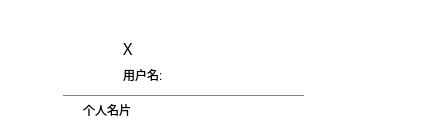
<?xml version="1.0" encoding="UTF-8"?>
<ui version="4.0">
 <class>ItemWidgetUserCardLeft</class>
 <widget class="QWidget" name="ItemWidgetUserCardLeft">
  <property name="geometry">
   <rect>
    <x>0</x>
    <y>0</y>
    <width>428</width>
    <height>130</height>
   </rect>
  </property>
  <property name="windowTitle">
   <string>ItemWidgetUserCardLeft</string>
  </property>
  <property name="styleSheet">
   <string notr="true">QWidget
{
	font-family: &quot;Microsoft YaHei&quot;;
	background-color: rgba(0, 0, 0, 0);
}


#labelName
{
	color: rgb(144, 144, 144);
}

#frame_2
{	
	border-image: url(:/image/resource/popo copy.png);
 	border-top-width:10px;
    border-bottom-width: 10px;

    border-left-width: 10px;
 	border-right-width:10px;

	margin-bottom:-4px;
}

#frame_3
{	
	border-image: url(:/image/resource/popo copy.png);
 	border-top-width:10px;
    border-bottom-width:4px;

    border-left-width: 10px;
 	border-right-width:10px;

	margin-top:-10px;
	padding-top:5px;
}

#frameLine
{
	border:none;

	min-height:1px;
	max-height:1px;
	margin-left:5px;
	background-color: gray;
}
</string>
  </property>
  <layout class="QVBoxLayout" name="verticalLayout_3">
   <property name="spacing">
    <number>2</number>
   </property>
   <property name="topMargin">
    <number>2</number>
   </property>
   <property name="bottomMargin">
    <number>2</number>
   </property>
   <item>
    <widget class="QLabel" name="labelName">
     <property name="font">
      <font>
       <family>Microsoft YaHei</family>
      </font>
     </property>
     <property name="text">
      <string/>
     </property>
     <property name="indent">
      <number>50</number>
     </property>
    </widget>
   </item>
   <item>
    <layout class="QHBoxLayout" name="horizontalLayout">
     <item>
      <layout class="QVBoxLayout" name="verticalLayout">
       <property name="spacing">
        <number>0</number>
       </property>
       <item>
        <widget class="JChat::Label" name="label">
         <property name="minimumSize">
          <size>
           <width>40</width>
           <height>40</height>
          </size>
         </property>
         <property name="maximumSize">
          <size>
           <width>40</width>
           <height>40</height>
          </size>
         </property>
         <property name="text">
          <string/>
         </property>
         <property name="pixmap">
          <pixmap resource="Resource.qrc">:/image/resource/Avatar60px.png</pixmap>
         </property>
         <property name="scaledContents">
          <bool>true</bool>
         </property>
        </widget>
       </item>
       <item>
        <spacer name="verticalSpacer">
         <property name="orientation">
          <enum>Qt::Vertical</enum>
         </property>
         <property name="sizeType">
          <enum>QSizePolicy::MinimumExpanding</enum>
         </property>
         <property name="sizeHint" stdset="0">
          <size>
           <width>40</width>
           <height>5</height>
          </size>
         </property>
        </spacer>
       </item>
      </layout>
     </item>
     <item>
      <widget class="QFrame" name="frameF">
       <property name="minimumSize">
        <size>
         <width>250</width>
         <height>105</height>
        </size>
       </property>
       <property name="maximumSize">
        <size>
         <width>250</width>
         <height>105</height>
        </size>
       </property>
       <property name="frameShape">
        <enum>QFrame::StyledPanel</enum>
       </property>
       <property name="frameShadow">
        <enum>QFrame::Raised</enum>
       </property>
       <layout class="QVBoxLayout" name="verticalLayout_2">
        <property name="spacing">
         <number>0</number>
        </property>
        <property name="leftMargin">
         <number>0</number>
        </property>
        <property name="topMargin">
         <number>2</number>
        </property>
        <property name="rightMargin">
         <number>2</number>
        </property>
        <property name="bottomMargin">
         <number>2</number>
        </property>
        <item>
         <widget class="QFrame" name="frame_2">
          <property name="sizePolicy">
           <sizepolicy hsizetype="Preferred" vsizetype="MinimumExpanding">
            <horstretch>0</horstretch>
            <verstretch>0</verstretch>
           </sizepolicy>
          </property>
          <property name="frameShape">
           <enum>QFrame::StyledPanel</enum>
          </property>
          <property name="frameShadow">
           <enum>QFrame::Raised</enum>
          </property>
          <layout class="QHBoxLayout" name="horizontalLayout_3">
           <property name="spacing">
            <number>6</number>
           </property>
           <property name="leftMargin">
            <number>9</number>
           </property>
           <property name="topMargin">
            <number>2</number>
           </property>
           <property name="rightMargin">
            <number>2</number>
           </property>
           <property name="bottomMargin">
            <number>2</number>
           </property>
           <item>
            <widget class="QLabel" name="labelAvatar">
             <property name="minimumSize">
              <size>
               <width>40</width>
               <height>40</height>
              </size>
             </property>
             <property name="maximumSize">
              <size>
               <width>40</width>
               <height>40</height>
              </size>
             </property>
             <property name="text">
              <string/>
             </property>
             <property name="pixmap">
              <pixmap resource="Resource.qrc">:/image/resource/Avatar60px.png</pixmap>
             </property>
             <property name="scaledContents">
              <bool>true</bool>
             </property>
            </widget>
           </item>
           <item>
            <layout class="QVBoxLayout" name="verticalLayout_5">
             <property name="spacing">
              <number>2</number>
             </property>
             <item>
              <widget class="JChat::ElidedLabel" name="labelDisplayName">
               <property name="sizePolicy">
                <sizepolicy hsizetype="Preferred" vsizetype="Preferred">
                 <horstretch>0</horstretch>
                 <verstretch>0</verstretch>
                </sizepolicy>
               </property>
               <property name="font">
                <font>
                 <family>Microsoft YaHei</family>
                 <pointsize>12</pointsize>
                </font>
               </property>
               <property name="text">
                <string>X</string>
               </property>
               <property name="alignment">
                <set>Qt::AlignLeading|Qt::AlignLeft|Qt::AlignVCenter</set>
               </property>
              </widget>
             </item>
             <item>
              <widget class="QLabel" name="labelUserName">
               <property name="text">
                <string>用户名:</string>
               </property>
              </widget>
             </item>
            </layout>
           </item>
          </layout>
         </widget>
        </item>
        <item>
         <widget class="QFrame" name="frameLine">
          <property name="frameShape">
           <enum>QFrame::StyledPanel</enum>
          </property>
          <property name="frameShadow">
           <enum>QFrame::Raised</enum>
          </property>
         </widget>
        </item>
        <item>
         <widget class="QFrame" name="frame_3">
          <property name="frameShape">
           <enum>QFrame::StyledPanel</enum>
          </property>
          <property name="frameShadow">
           <enum>QFrame::Raised</enum>
          </property>
          <layout class="QHBoxLayout" name="horizontalLayout_2">
           <property name="leftMargin">
            <number>15</number>
           </property>
           <property name="topMargin">
            <number>0</number>
           </property>
           <property name="rightMargin">
            <number>0</number>
           </property>
           <property name="bottomMargin">
            <number>0</number>
           </property>
           <item>
            <widget class="QLabel" name="labelT">
             <property name="text">
              <string>个人名片</string>
             </property>
            </widget>
           </item>
          </layout>
         </widget>
        </item>
       </layout>
      </widget>
     </item>
     <item>
      <layout class="QVBoxLayout" name="verticalLayout_4">
       <property name="spacing">
        <number>1</number>
       </property>
       <property name="leftMargin">
        <number>10</number>
       </property>
       <property name="topMargin">
        <number>5</number>
       </property>
       <property name="rightMargin">
        <number>10</number>
       </property>
       <item>
        <spacer name="verticalSpacer_3">
         <property name="orientation">
          <enum>Qt::Vertical</enum>
         </property>
         <property name="sizeHint" stdset="0">
          <size>
           <width>20</width>
           <height>40</height>
          </size>
         </property>
        </spacer>
       </item>
       <item>
        <layout class="QHBoxLayout" name="horizontalLayout_4">
         <item>
          <widget class="QLabel" name="labelStatus">
           <property name="minimumSize">
            <size>
             <width>25</width>
             <height>25</height>
            </size>
           </property>
           <property name="maximumSize">
            <size>
             <width>25</width>
             <height>25</height>
            </size>
           </property>
           <property name="text">
            <string/>
           </property>
           <property name="scaledContents">
            <bool>true</bool>
           </property>
           <property name="alignment">
            <set>Qt::AlignCenter</set>
           </property>
          </widget>
         </item>
         <item>
          <spacer name="horizontalSpacer_2">
           <property name="orientation">
            <enum>Qt::Horizontal</enum>
           </property>
           <property name="sizeType">
            <enum>QSizePolicy::MinimumExpanding</enum>
           </property>
           <property name="sizeHint" stdset="0">
            <size>
             <width>40</width>
             <height>20</height>
            </size>
           </property>
          </spacer>
         </item>
        </layout>
       </item>
       <item>
        <spacer name="verticalSpacer_2">
         <property name="orientation">
          <enum>Qt::Vertical</enum>
         </property>
         <property name="sizeHint" stdset="0">
          <size>
           <width>20</width>
           <height>40</height>
          </size>
         </property>
        </spacer>
       </item>
       <item>
        <widget class="QLabel" name="labelUnread">
         <property name="font">
          <font>
           <family>Microsoft YaHei</family>
          </font>
         </property>
         <property name="text">
          <string/>
         </property>
         <property name="alignment">
          <set>Qt::AlignRight|Qt::AlignTrailing|Qt::AlignVCenter</set>
         </property>
        </widget>
       </item>
      </layout>
     </item>
     <item>
      <spacer name="horizontalSpacer">
       <property name="orientation">
        <enum>Qt::Horizontal</enum>
       </property>
       <property name="sizeType">
        <enum>QSizePolicy::Expanding</enum>
       </property>
       <property name="sizeHint" stdset="0">
        <size>
         <width>115</width>
         <height>20</height>
        </size>
       </property>
      </spacer>
     </item>
    </layout>
   </item>
  </layout>
 </widget>
 <layoutdefault spacing="6" margin="11"/>
 <customwidgets>
  <customwidget>
   <class>JChat::Label</class>
   <extends>QLabel</extends>
   <header>Label.h</header>
  </customwidget>
  <customwidget>
   <class>JChat::ElidedLabel</class>
   <extends>QLabel</extends>
   <header>ElidedLabel.h</header>
  </customwidget>
 </customwidgets>
 <resources>
  <include location="Resource.qrc"/>
 </resources>
 <connections/>
</ui>
